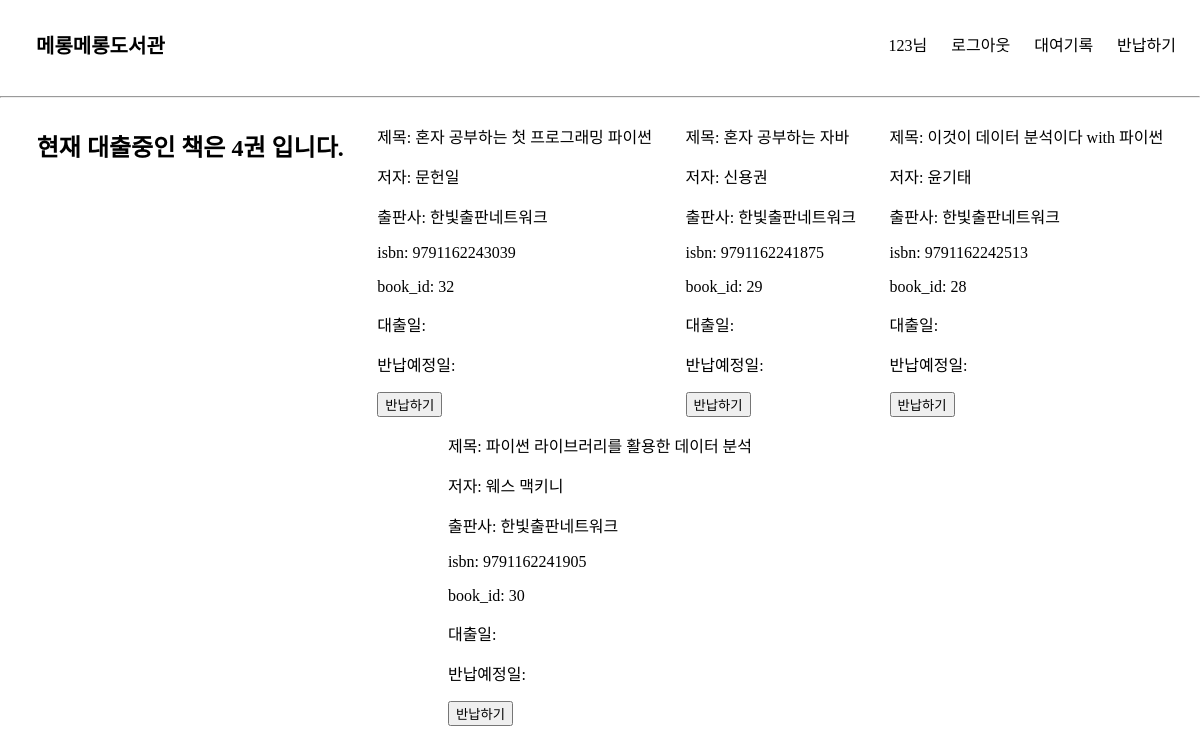
/return (signed in), run on the app's committed database.
### elicelibrary/models.py (models this page shows, shortened)
class Book(db.Model):
    __tablename__     = 'Book'
    id                = db.Column(db.Integer, primary_key=True, nullable=False, autoincrement=True, unique=True)
    title             = db.Column(db.String(45), nullable=False)
    author            = db.Column(db.String(45))
    publisher         = db.Column(db.String(45))
    publication_date  = db.Column(db.String(45))
    pages             = db.Column(db.Integer)
    isbn              = db.Column(db.String(45))
    registered_date   = db.Column(db.DateTime, default=datetime.utcnow)
    description       = db.Column(db.Text())    # 길이를 정할 수 없는 문자열은 Text를 쓰면 됨
    book_link         = db.Column(db.String(255))
    book_status       = db.Column(db.String(45))   # "1" :대출가능, "0" : 대출중 , "999" : 폐기    -> 선택형 변수에 적합한 데이터타입이 있을까?
    book_img          = db.Column(db.String(45))    # 책 표지만 바뀐 경우, 또는 책이 다르지만 같은 표지를 쓰는 경우가 있기 때문에 이미지 스토리지에서 같은 이미지의 반복을 막기 위해 별도의 책 이미지 식별 용 변수를 넣음
    at_user           = db.Column(db.String(45), default=None)

### elicelibrary/views/book_api.py (the view)
@book.route('/return', methods=["GET","POST"])
def checkoutlist():
    if session['login_id'] == None:
        flash("책을 반납하시려면 로그인을 해주세요.")
        return redirect(url_for('user.login'))
    else :
        login_id = session['login_id']
        checkout_list = db.session.query(Book).join(checkoutRecords, Book.id == checkoutRecords.book_id).filter(Book.at_user==login_id).all()
        return_count = len(checkout_list)
        return render_template("return.html", checkout_list=checkout_list, cnt=return_count)

### elicelibrary/templates/return.html (shortened to what this page needs)
{% extends 'base.html' %}
{% block content %}
<div class="book-card-container">
    <h2>현재 대출중인 책은 {{ cnt }}권 입니다.</h2>
    {% for book in checkout_list %}
        <div class="checkout-info-list">
            <p>제목: {{ book.title }}</p>
            <p>저자: {{ book.author }}</p>
            <p>출판사: {{ book.publisher }}</p>
            <p>isbn: {{ book.isbn }}</p>
            <p>book_id: {{ book.id }}</p>
            <p>대출일: </p>
            <p>반납예정일: </p>
            <form action="{{ url_for('book.book_return', book_id=book.id) }}" method="post">
                <input class='checkout-btn' type="submit" value="반납하기">
            </form>
        </div>
    {% endfor %}
</div>
{% endblock %}

### elicelibrary/templates/base.html (shortened to what this page needs)
<!DOCTYPE html>
<html lang="en">
<head>
    <link rel="stylesheet" href="{{ url_for('static', filename='style.css') }}" />
</head>
<body>
    <header>
        <nav class="navbar">
            <a class="header-main-name" href="/">메롱메롱도서관</a>
            <ul class="navbar-menu">
                {% block nav_link %}
                {% if session['login_id'] %}
                <li><a class="nav-link" href="">{{ session['login_id'] }}님 </a></li>
                <li><a class="nav-link" href="/logout">로그아웃</a></li>
                <li><a class="nav-link" href="/checkout_records">대여기록</a></li>
                <li><a class="nav-link" href="/return">반납하기</a></li>
                {% else %}
                <li><a class="nav-link" href="/login">로그인/회원가입</a></li>
                <li><a class="nav-link" href="/checkout_records">대여기록</a></li>
                <li><a class="nav-link" href="/return">반납하기</a></li>
                {% endif %}
                {% endblock %}
            </ul>
        </nav>
    </header>
    <hr>
    {% block content %}
    {% endblock %}
</body>
</html>

### elicelibrary/static/style.css (style rules this page uses)
:root { --text-color: black; --background-color: white; --accent-color: grey; }
body { margin: 0; }
a { text-decoration: none; color: var(--text-color); }
.navbar { display: flex; justify-content: space-between; align-items: center; background-color: var(--background-color); padding: 8px 12px; }
.header-main-name { font-family: "Source Sans Pro", sans-serif; font-weight: bold; font-size: 20px; padding-left: 24px; }
.navbar-menu { display: flex; list-style: none; padding-left: 0; }
.navbar-menu li { padding: 8px 12px; }
.book-card-container { margin: 10px 20px 10px 20px; display: flex; flex-wrap: wrap; justify-content: space-around; }

### data on the page
Book: title "혼자 공부하는 첫 프로그래밍 파이썬", author "문헌일", publisher "한빛출판네트워크", isbn "9791162243039", id "32"
Book: title "혼자 공부하는 자바", author "신용권", publisher "한빛출판네트워크", isbn "9791162241875", id "29"
Book: title "이것이 데이터 분석이다 with 파이썬", author "윤기태", publisher "한빛출판네트워크", isbn "9791162242513", id "28"
Book: title "파이썬 라이브러리를 활용한 데이터 분석", author "웨스 맥키니", publisher "한빛출판네트워크", isbn "9791162241905", id "30"

### other printed values
{{ session['login_id'] }} "123"
{{ cnt }} "4"
